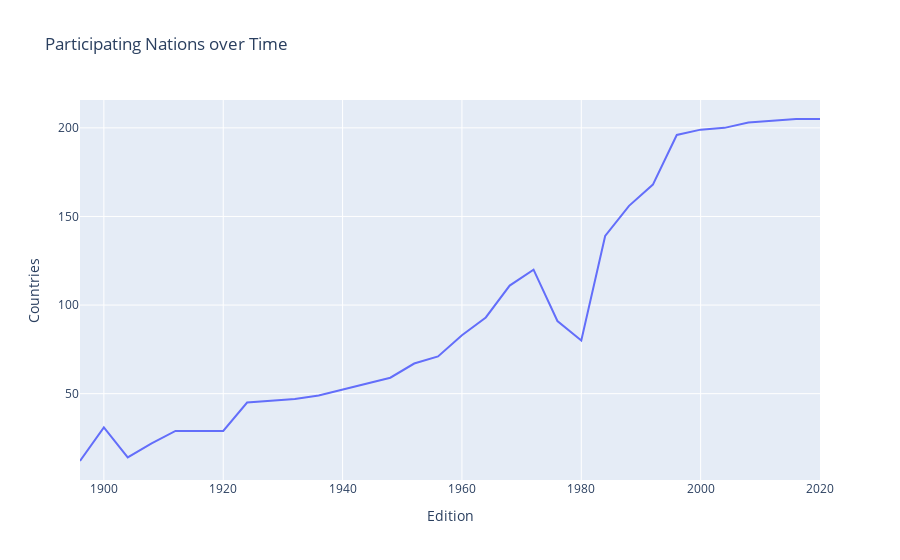

The notebook cell saved with this chart:
### Code cell
import plotly.express as pe
fig = pe.line(nations_vs_time, x="Edition", y="Countries", title='Participating Nations over Time')
fig.show()

### Figure 1 — Plotly figure (JSON) as saved in the notebook; plotly's stock layout.template omitted (floating-point values rounded to 4 significant figures)
{"data": [{"hovertemplate": "Edition=%{x}<br>Countries=%{y}<extra></extra>", "legendgroup": "", "line": {"color": "#636efa", "dash": "solid"}, "marker": {"symbol": "circle"}, "mode": "lines", "name": "", "orientation": "v", "showlegend": false, "type": "scatter", "x": [1896, 1900, 1904, 1908, 1912, 1920, 1924, 1928, 1932, 1936, 1948, 1952, 1956, 1960, 1964, 1968, 1972, 1976, 1980, 1984, 1988, 1992, 1996, 2000, 2004, 2008, 2012, 2016, 2020], "xaxis": "x", "y": [12, 31, 14, 22, 29, 29, 45, 46, 47, 49, 59, 67, 71, 83, 93, 111, 120, 91, 80, 139, 156, 168, 196, 199, 200, 203, 204, 205, 205], "yaxis": "y"}], "layout": {"legend": {"tracegroupgap": 0}, "title": {"text": "Participating Nations over Time"}, "xaxis": {"anchor": "y", "domain": [0, 1], "title": {"text": "Edition"}}, "yaxis": {"anchor": "x", "domain": [0, 1], "title": {"text": "Countries"}}}}
